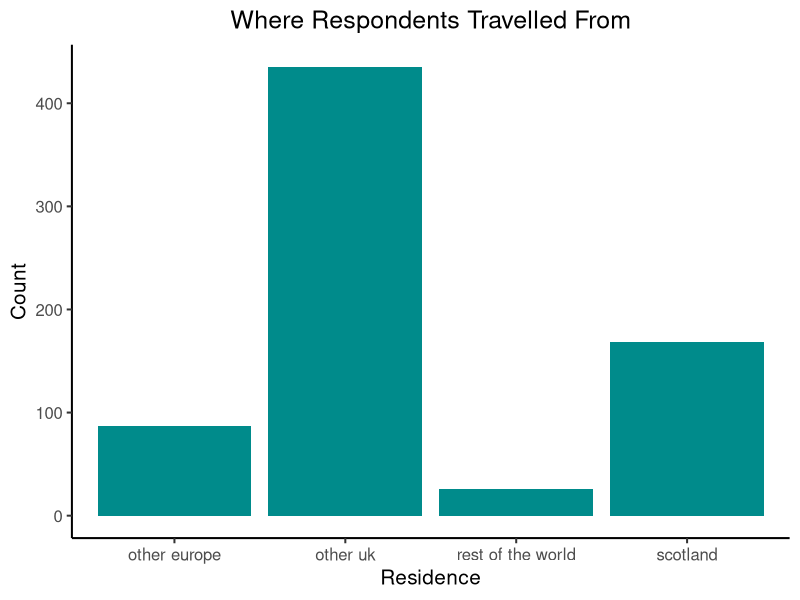
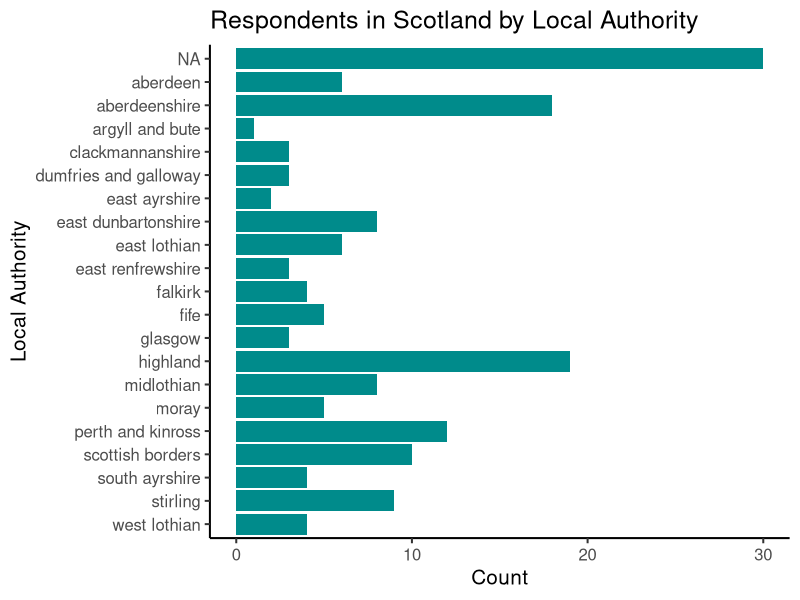
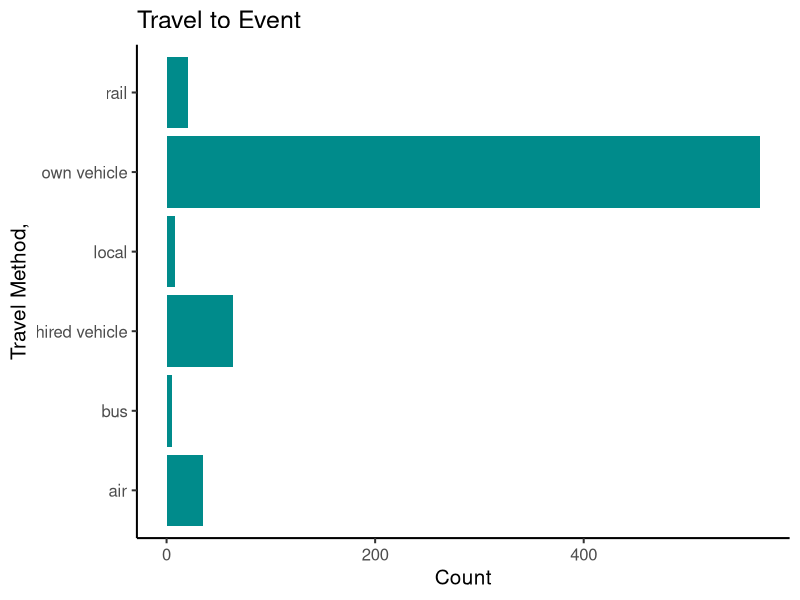
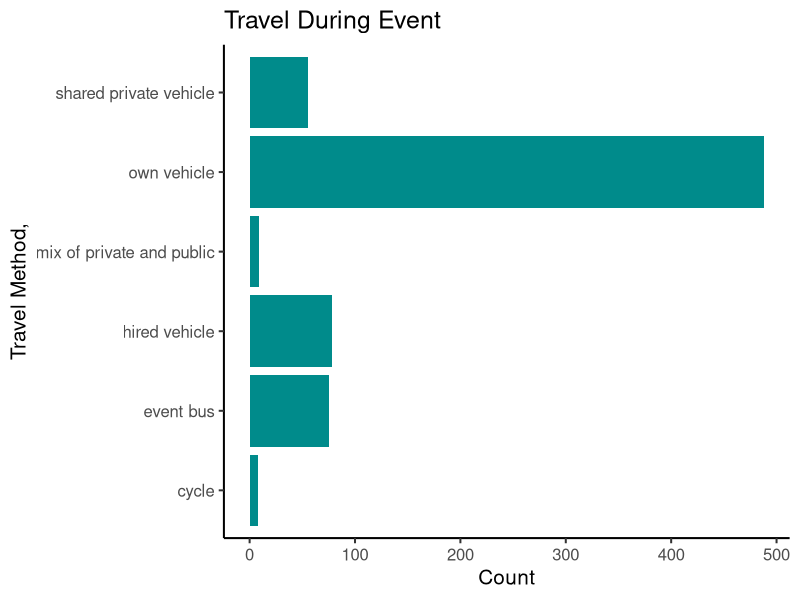

Source code (R) for these figures, in order:
## ---- chunk 1
knitr::opts_chunk$set(echo = FALSE)
library(tidyverse)
livestream_data <- read_csv("data/synthesised_livestream.csv")
survey_data <- read_csv("data/clean_survey_data.csv")
location_data <- read_csv("data/location_distance_count.csv")
## ---- chunk 2
survey_data %>% 
  select(residence) %>% 
  count(residence, sort = TRUE) %>% 
  ggplot() +
  geom_col(aes(x = residence, y = n), fill = "#008b8b") +
  labs(
    title = "Where Respondents Travelled From",
    x = "Residence",
    y = "Count"
  ) +
 theme_classic(base_size = 15) +
  theme(plot.title = element_text(hjust = 0.5))
local_authority_vector <- c("aberdeen", "aberdeenshire", "angus", "argyll and bute", "city of edinburgh", "comhairle nan eilean siar", "clackmannanshire", "dumfries and galloway", "dundee", "east ayrshire", "east dunbartonshire", "east lothian", "east renfrewshire", "falkirk", "fife", "glasgow", "highland", "inverclyde", "midlothian", "moray", "north ayrshire", "north lanarkshire", "orkney", "perth and kinross", "scottish borders", "shetland islands", "south ayrshire", "south lanarkshire", "stirling", "west dunbartonshire", "west lothian", "unknown")
local_authority_vector_rev <- rev(local_authority_vector)
survey_data %>% 
 filter(residence == "scotland") %>% 
  filter(local_authority != "unknown") %>% 
  count(local_authority, sort = TRUE) %>% 
    mutate(name = factor(local_authority, levels = local_authority_vector_rev)) %>%
  ggplot() +
  geom_col(aes(x = name, y = n), fill = "#008b8b") +
  coord_flip() +
  labs(title = "Respondents in Scotland by Local Authority",
       x = "Local Authority", y = "Count") +
   theme(plot.title = element_text(hjust = 0.5)) +
    theme_classic(base_size = 15)
## ---- chunk 3
survey_data %>% 
  count(travel_method, sort = TRUE) %>% 
  filter(n >= 5) %>% 
  ggplot() +
  geom_col(aes(x = travel_method, y = n), fill = "#008b8b") +
  coord_flip() +
  labs(title = "Travel to Event",
       x = "Travel Method,",
       y = "Count") +
  theme(plot.title = element_text(hjust = 0.5)) +
    theme_classic(base_size = 15)
survey_data %>% 
  count(event_travel, sort = TRUE) %>% 
  filter(n >= 5) %>% 
  ggplot() +
  geom_col(aes(x = event_travel, y = n),fill = "#008b8b") +
  coord_flip() +
  labs(title = "Travel During Event",
       x = "Travel Method,",
       y = "Count") +
  theme(plot.title = element_text(hjust = 0.5)) +
    theme_classic(base_size = 15)
